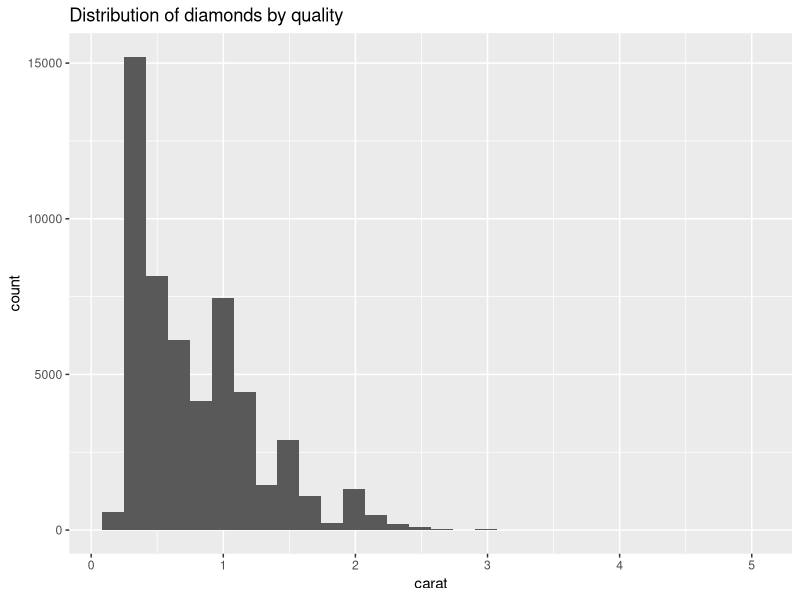
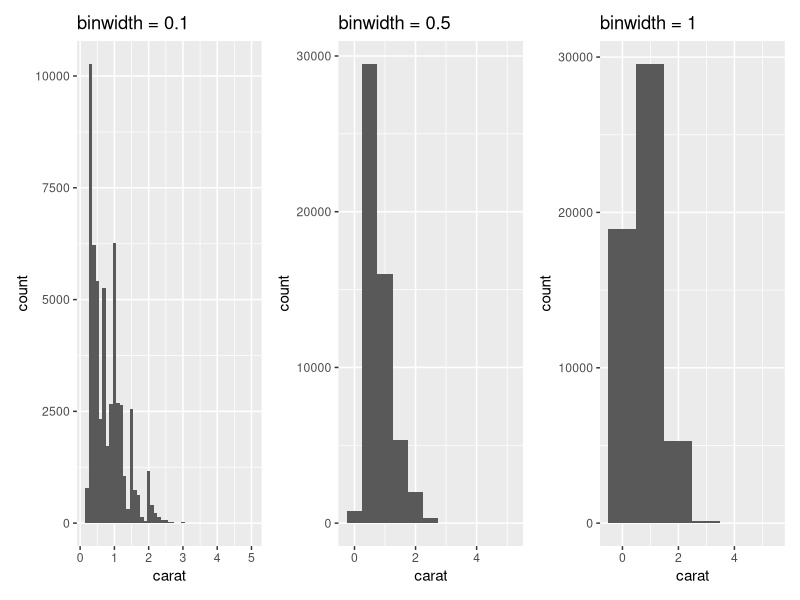
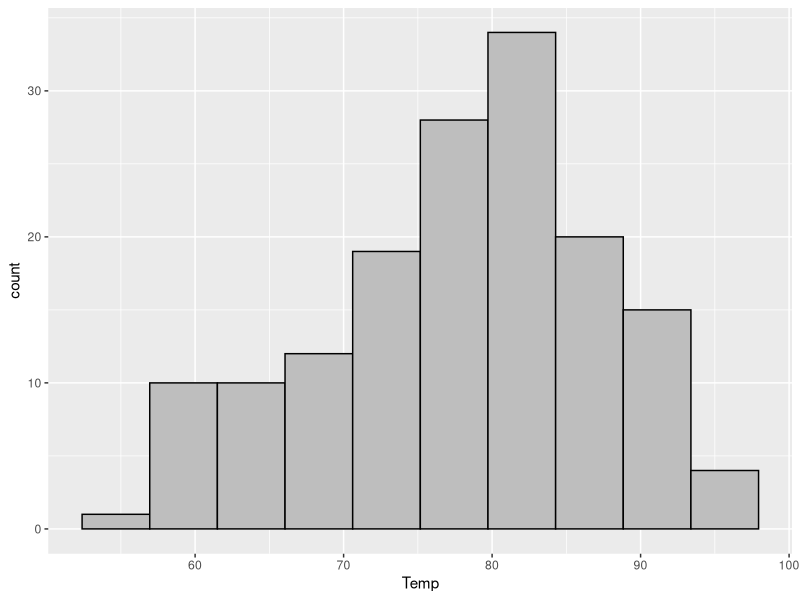
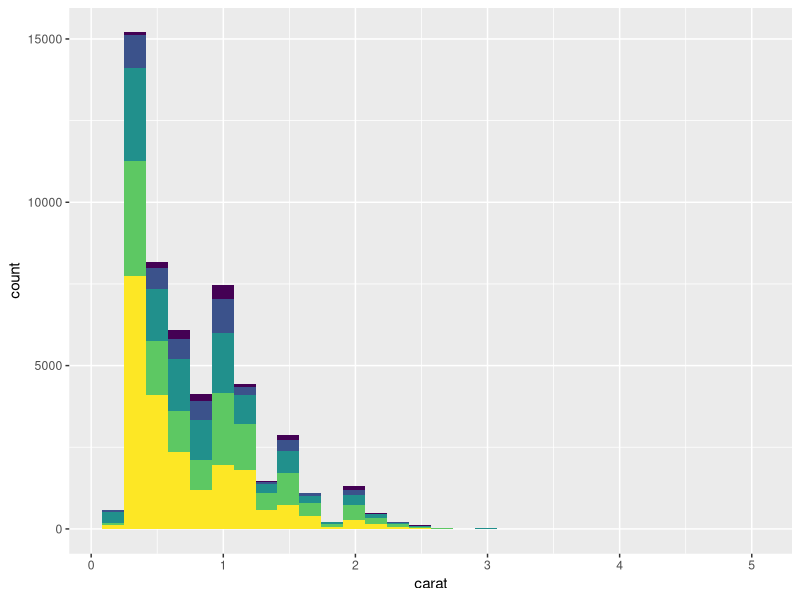
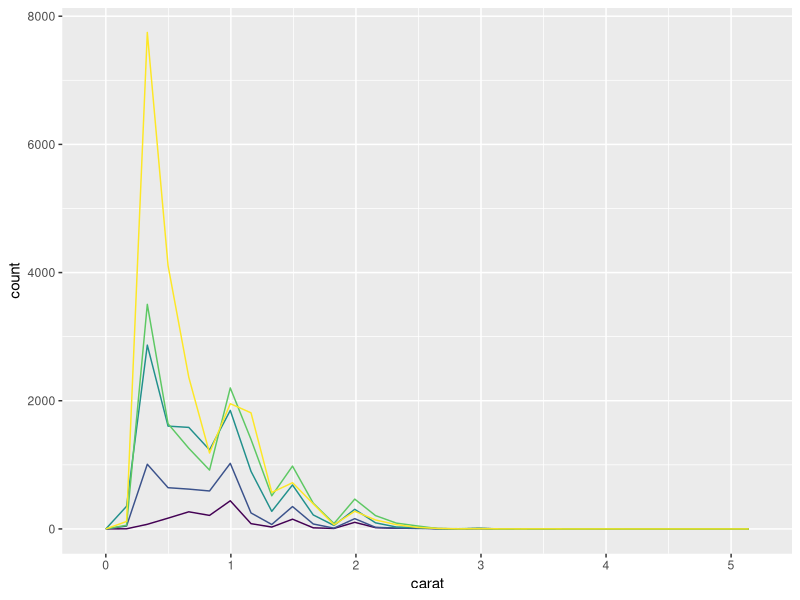
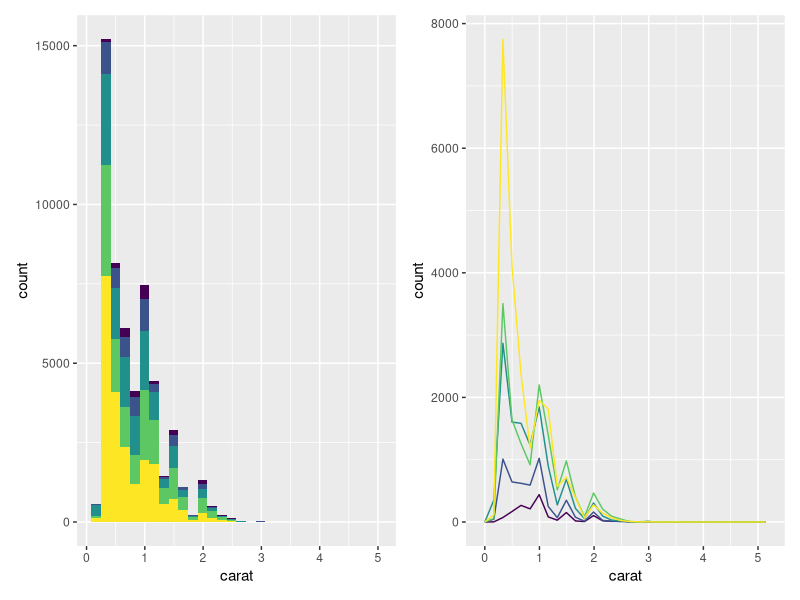
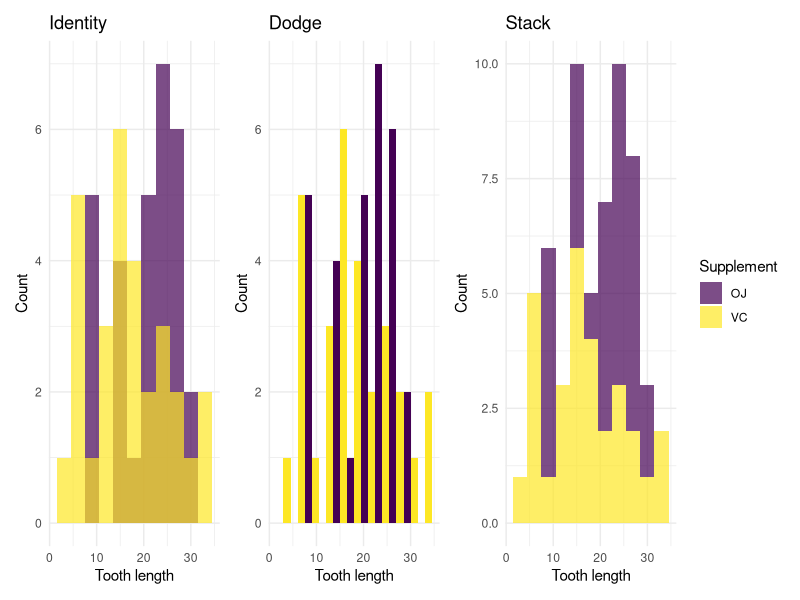
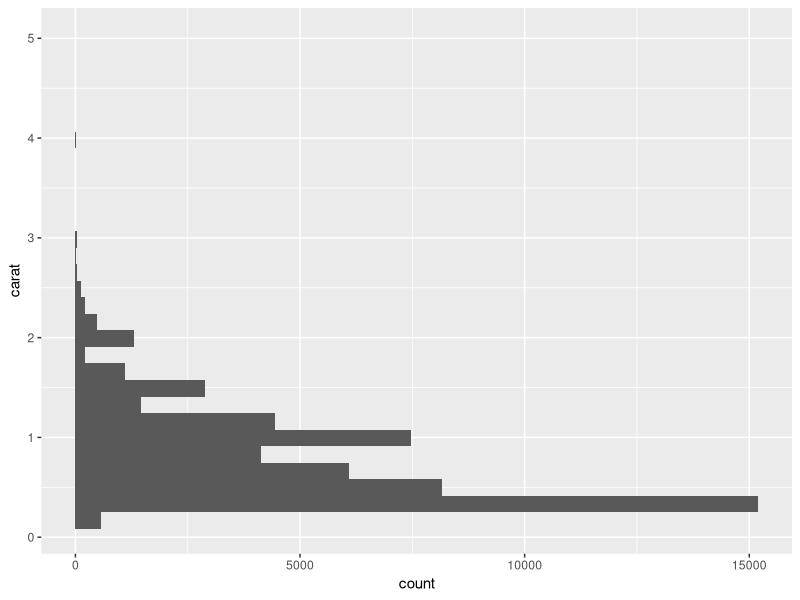

The R script that drew these images, in order:
## ---- chunk 1
#| echo: FALSE
#| warning: FALSE
library(ggplot2)
library(patchwork)
library(dplyr)
## ---- chunk 2
head(diamonds) |>
  select(carat, cut, price)
## ---- chunk 3
  ggplot(diamonds, aes(x = carat)) +
    geom_histogram() +
    labs(title="Distribution of diamonds by quality")
## ---- chunk 4
#| out-width: "100%"
p <- function(bw) {
  ggplot(diamonds, aes(x = carat)) +
    geom_histogram(binwidth = bw) +
    labs(title = paste("binwidth =", bw))
}

p(0.1) + p(0.5) + p(1)
## ---- chunk 5
fd_bw <- function(x) { (max(x) - min(x)) / nclass.FD(x) }
ggplot(airquality) +
    aes(x = Temp) +
    geom_histogram(binwidth = fd_bw, color = "black", fill = "gray")
## ---- chunk 6
overlaying_histo <- ggplot(diamonds, aes(x=carat, fill=cut)) + 
  geom_histogram(show.legend = FALSE)
overlaying_histo
## ---- chunk 7
freq_poly <- ggplot(diamonds, aes(x=carat, color=cut)) + 
  geom_freqpoly(show.legend = FALSE)
freq_poly
## ---- chunk 8
overlaying_histo + freq_poly
## ---- chunk 9
#| out-width: "100%"

identity <- ggplot(ToothGrowth, aes(x = len, fill = supp)) +
  geom_histogram(binwidth = 3, alpha = 0.7, position = "identity", show.legend = FALSE) +
  scale_fill_viridis_d() +
  labs(x = "Tooth length", y = "Count", fill = "Supplement", title = "Identity") +
  theme_minimal()

dodge <- ggplot(ToothGrowth, aes(x = len, fill = supp)) +
  geom_histogram(binwidth = 3, position = "dodge",  show.legend = FALSE) +
  scale_fill_viridis_d() +
  labs(x = "Tooth length", y = "Count", fill = "Supplement", title = "Dodge") +
  theme_minimal()

stack <- ggplot(ToothGrowth, aes(x = len, fill = supp)) +
  geom_histogram(binwidth = 3, position = "stack", alpha = 0.7) +
  scale_fill_viridis_d() +
  labs(x = "Tooth length", y = "Count", fill = "Supplement", title = "Stack") +
  theme_minimal()

identity + dodge + stack
## ---- chunk 10
ggplot(diamonds, aes(y=carat)) + 
  geom_histogram(show.legend = FALSE)
## ---- chunk 11
default_boundary <- ggplot(economics, aes(unemploy)) + 
  geom_histogram(binwidth=1000)

custom_boundary_1 <- ggplot(economics, aes(unemploy)) + 
  geom_histogram(binwidth=1000, boundary = 0)

custom_boundary_2 <- ggplot(economics, aes(unemploy)) + 
  geom_histogram(binwidth=1000, boundary = 250)

default_boundary + custom_boundary_1 + custom_boundary_2
